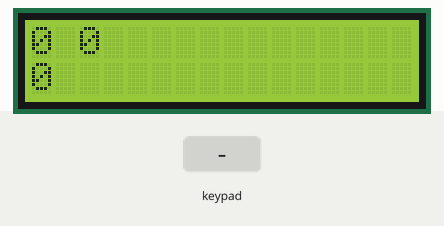
This sketch was run on a simulated Arduino Uno, built with avr-gcc and run on an emulated ATmega328P. Parts: 16×2 character LCD. The inputs (shaded band) are chosen by the test bench.

Above: at 1.2 s.
1.3 s: keypad keys 6 7 8 9 * pressed 0.4 s apart
At 3.9 s:
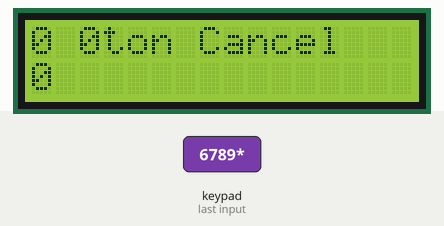
4.8 s: key 'A' pressed
At 5.3 s:
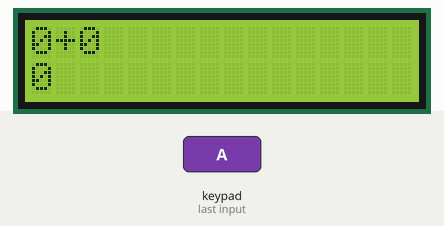
6.4 s: key 'C' pressed
8.0 s: keypad keys 6 7 8 9 # pressed 0.4 s apart
At 10.1 s:
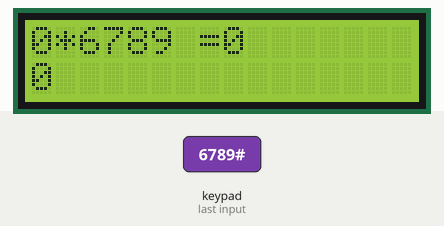
11.5 s: key 'B' pressed
At 12.7 s:
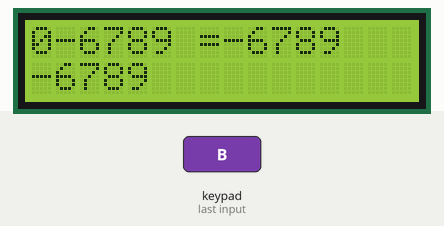
13.1 s: keypad keys 6 7 8 9 A pressed 0.4 s apart
At 15.2 s:
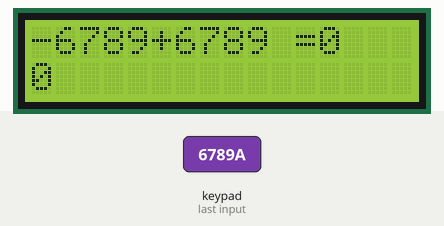
Timing chart, 0 to 16.7 s (numbered marks = the images above; inputs shaded):
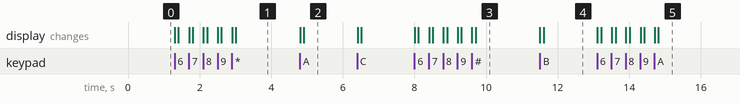

Measured:
- after the input at 1.3 s, the display: first changes at once (image 1 shows a later state)
- after the input at 4.8 s, the display: first changes at once (image 2 shows a later state)
- after the input at 8.0 s, the display: first changes at once (image 3 shows a later state)
- after the input at 11.5 s, the display: first changes at once (image 4 shows a later state)
- after the input at 13.1 s, the display: first changes at once (image 5 shows a later state)

The sketch:

Calculator.ino
```cpp
#include <LiquidCrystal.h>
#include <Keypad.h>


const byte ROWS = 4; // Four rows
const byte COLS = 4; // Three columns

// Define the Keymap
char keys[ROWS][COLS] = {

  {'1','2','3','A'},

  {'4','5','6','B'},

  {'7','8','9','C'},

  {'*','0','#','D'}

};

byte rowPins[ROWS] = { 6, 7, 8, 9 };// Connect keypad ROW0, ROW1, ROW2 and ROW3 to these Arduino pins.
byte colPins[COLS] = { 10, 11, 12, 13 }; // Connect keypad COL0, COL1 and COL2 to these Arduino pins.

Keypad kpd = Keypad( makeKeymap(keys), rowPins, colPins, ROWS, COLS ); //  Create the Keypad

const int rs = 0, en = 1, d4 = 2, d5 = 3, d6 = 4, d7 = 5; //Pins to which LCD is connected
LiquidCrystal lcd(rs, en, d4, d5, d6, d7);


 long Num1,Num2,Number;
 char key,action;
 boolean result = false;

void setup() {
  lcd.begin(16, 2); //We are using a 16*2 LCD display
}

void loop() {
key = kpd.getKey();

if (key!=NO_KEY)
DetectButtons();

if (result==true)
CalculateResult();

DisplayResult();

}


void DetectButtons()
{
      lcd.clear(); //Then clean it
    if (key=='*') //If cancel Button is pressed
    {
     lcd.setCursor(0,0);
     lcd.print ("Button Cancel");
      Number=Num1=Num2=0; result=false;}


     if (key == '1') //If Button 1 is pressed
    {
    if (Number==0)
    Number=1;
    else
    Number = (Number*10) + 1; //Pressed twice
    }

     if (key == '4') //If Button 4 is pressed
    {
    if (Number==0)
    Number=4;
    else
    Number = (Number*10) + 4; //Pressed twice
    }

     if (key == '7') //If Button 7 is pressed
    {
    if (Number==0)
    Number=7;
    else
    Number = (Number*10) + 7; //Pressed twice
    }

     if (key == '0')//Button 0 is Pressed
    {
    if (Number==0)
    Number=0;
    else
    Number = (Number*10) + 0; //Pressed twice
    }

      if (key == '2') //Button 2 is Pressed
    {
     if (Number==0)
    Number=2;
    else
    Number = (Number*10) + 2; //Pressed twice
    }


  if (key == '5')
    {
     if (Number==0)
    Number=5;
    else
    Number = (Number*10) + 5; //Pressed twice
    }

     if (key == '8')
    {
     if (Number==0)
    Number=8;
    else
    Number = (Number*10) + 8; //Pressed twice
    }


     if (key == '#')
    {
    Num2=Number;
    result = true;
    }

     if (key == '3')
    {
     if (Number==0)
    Number=3;
    else
    Number = (Number*10) + 3; //Pressed twice
    }

         if (key == '6')
    {
    if (Number==0)
    Number=6;
    else
    Number = (Number*10) + 6; //Pressed twice
    }

     if (key == '9')
    {
    if (Number==0)
    Number=9;
    else
    Number = (Number*10) + 9; //Pressed twice
    }

       if (key == 'A' || key == 'B' || key == 'C' || key == 'D') //Detecting Buttons on Column 4
  {
    Num1 = Number;
    Number =0;
    if (key == 'A')
    {
      action = '+';}
     if (key == 'B')
    {
      action = '-'; }
     if (key == 'C')
    {
      action = '*';}
     if (key == 'D')
    {
      action = '/';}
    }
        delay(100);
}

    void CalculateResult()
{

  if (action=='+')
    Number = Num1+Num2;

  if (action=='-')
    Number = Num1-Num2;

  if (action=='*')
    Number = Num1*Num2;

  if (action=='/')
    Number = Num1/Num2;
}

void DisplayResult()
{
  lcd.setCursor(0, 0);   // set the cursor to column 0, line 1
  lcd.print(Num1); lcd.print(action); lcd.print(Num2);

  if (result==true)
  {lcd.print(" ="); lcd.print(Number);} //Display the result

  lcd.setCursor(0, 1);   // set the cursor to column 0, line 1
  lcd.print(Number); //Display the result
}
```
